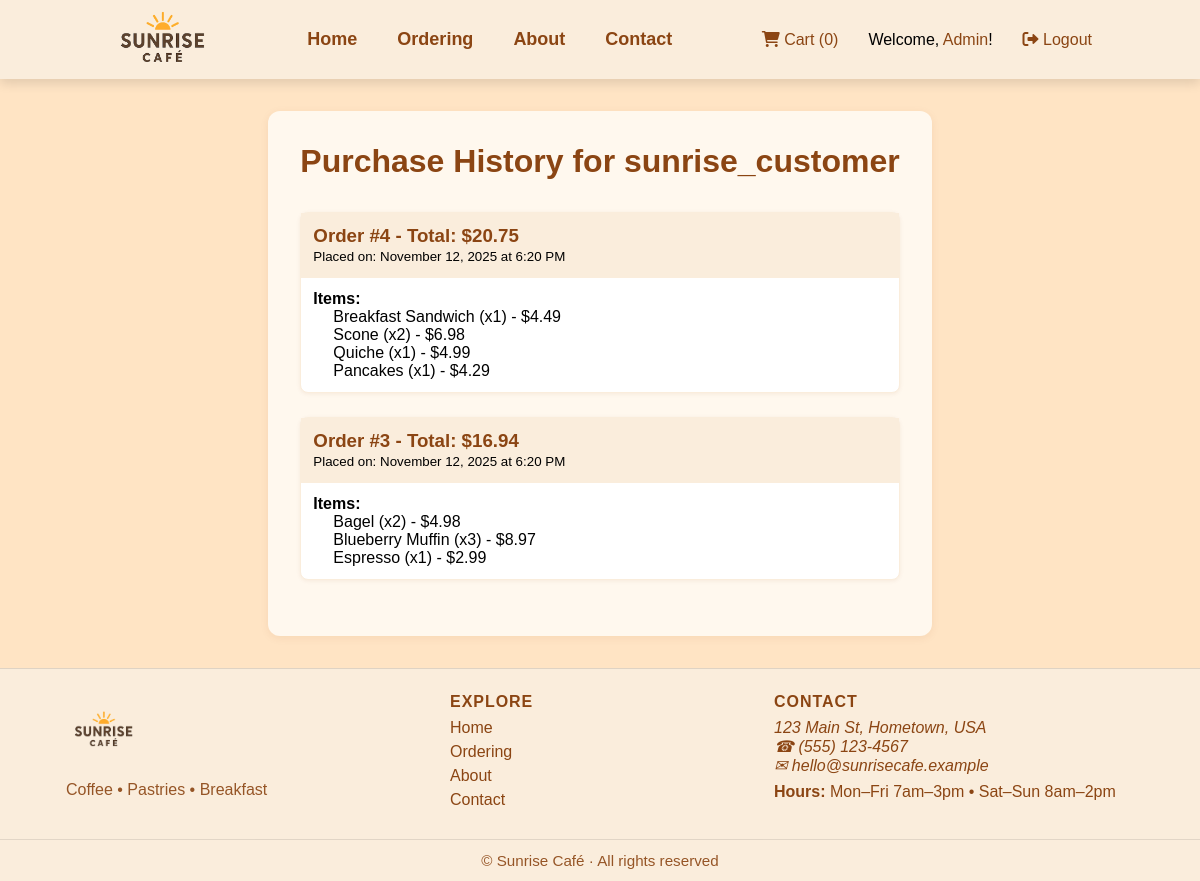
The app's page /history/2 (signed in) with its own data.
### Sunrise Website updated/app.py (models this page shows, shortened)
class User(db.Model, UserMixin):
    id = db.Column(db.Integer, primary_key=True)
    username = db.Column(db.String(20), unique=True, nullable=False)
    email = db.Column(db.String(120), unique=True, nullable=False)
    password_hash = db.Column(db.String(60), nullable=False)
    is_admin = db.Column(db.Boolean, nullable=False, default=False) # Added admin flag
    orders = db.relationship('Order', backref='user', lazy=True)

class Order(db.Model):
    id = db.Column(db.Integer, primary_key=True)
    order_date = db.Column(db.DateTime, nullable=False, default=datetime.datetime.utcnow)
    total_price = db.Column(db.Float, nullable=False)
    user_id = db.Column(db.Integer, db.ForeignKey('user.id'), nullable=True)
    items = db.relationship('OrderItem', backref='order', lazy=True)

class OrderItem(db.Model):
    id = db.Column(db.Integer, primary_key=True)
    item_name = db.Column(db.String(100), nullable=False)
    price = db.Column(db.Float, nullable=False)
    quantity = db.Column(db.Integer, nullable=False)
    order_id = db.Column(db.Integer, db.ForeignKey('order.id'), nullable=False)

### Sunrise Website updated/app.py (the view)
@app.route('/history/<int:user_id>')
@login_required
@admin_required
def user_history(user_id):
    user = User.query.get_or_404(user_id)
    orders = Order.query.filter_by(user_id=user.id).order_by(Order.order_date.desc()).all()
    return render_template('user_history.html', user=user, orders=orders)

### Sunrise Website updated/app.py (called while the page is built)
@login_manager.user_loader
def load_user(user_id):
    return User.query.get(int(user_id))

def admin_required(f):
    @wraps(f)
    def decorated_function(*args, **kwargs):
        if not current_user.is_authenticated or not current_user.is_admin:
            return redirect(url_for('index'))
        return f(*args, **kwargs)
    return decorated_function

### Sunrise Website updated/templates/user_history.html (shortened to what this page needs)
{% extends "template.html" %}
{% block head %}
  <link rel="stylesheet" href="{{url_for('static', filename='admin.css')}}">
{% endblock %}
{% block body %}
  <main class="admin-main container">
    <h1>Purchase History for {{ user.username }}</h1>
    {% if not orders %}
      <p>{{ user.username }} has not placed any orders.</p>
    {% else %}
      {% for order in orders %}
        <div class="order-card">
          <div class="order-header">
            <h3>
              Order #{{ order.id }} - Total: ${{ "%.2f"|format(order.total_price) }}
            </h3>
            <small class="utc-timestamp" data-utc-date="{{ order.order_date.isoformat() }}">
            </small>
          </div>
          <div class="order-body">
            <strong>Items:</strong>
            <ul>
              {% for item in order.items %}
                <li>
                  {{ item.item_name }} (x{{ item.quantity }}) - ${{ "%.2f"|format(item.price) }}
                </li>
              {% endfor %}
            </ul>
          </div>
        </div>
      {% endfor %}
    {% endif %}
  </main>
{% endblock %}

### Sunrise Website updated/static/admin.css (style rules this page uses)
.admin-main { max-width: 900px; margin: 2em auto; padding: 2em; background: #fff8ee; border-radius: 12px; box-shadow: 0 2px 8px rgba(139,69,19,0.08); }
.admin-main h1 { color: #8B4513; margin-bottom: 1em; }
.order-card { background: #fff; border: 1px solid #faeddc; border-radius: 8px; margin-bottom: 1.5em; box-shadow: 0 1px 4px rgba(139,69,19,0.08); }
.order-header { background: #faeddc; padding: 12px; border-bottom: 1px solid #faeddc; }
.order-header h3 { margin: 0; color: #8B4513; }
.order-body { padding: 12px; }
.order-body ul { margin-left: 20px; }

### Sunrise Website updated/static/base.css (style rules this page uses)
* { margin: 0; padding: 0; box-sizing: border-box; list-style: none; font-family: 'Comic Sans MS', sans-serif; text-decoration: none; }
html { scroll-behavior: smooth; }
body { min-height: 100vh; display: flex; flex-direction: column; background-color: bisque; }

### records on screen
User: username "sunrise_customer"
Order: id "4", total_price "20.75"
OrderItem: item_name "Breakfast Sandwich", quantity "1", price "4.49"
OrderItem: item_name "Scone", quantity "2", price "6.98"
OrderItem: item_name "Quiche", quantity "1", price "4.99"
OrderItem: item_name "Pancakes", quantity "1", price "4.29"
Order: id "3", total_price "16.94"
OrderItem: item_name "Bagel", quantity "2", price "4.98"
OrderItem: item_name "Blueberry Muffin", quantity "3", price "8.97"
OrderItem: item_name "Espresso", quantity "1", price "2.99"
